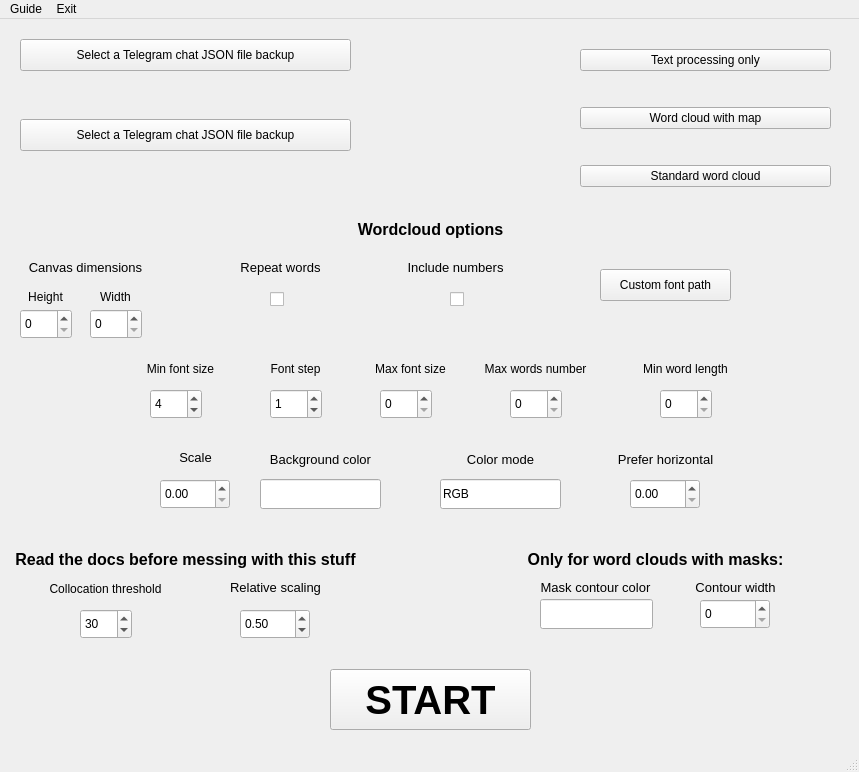
<?xml version="1.0" encoding="UTF-8"?>
<ui version="4.0">
 <class>MainWindow</class>
 <widget class="QMainWindow" name="MainWindow">
  <property name="geometry">
   <rect>
    <x>0</x>
    <y>0</y>
    <width>859</width>
    <height>772</height>
   </rect>
  </property>
  <property name="windowTitle">
   <string>Telegram chat word cloud generator</string>
  </property>
  <widget class="QWidget" name="centralwidget">
   <widget class="QPushButton" name="pushButton_json">
    <property name="geometry">
     <rect>
      <x>20</x>
      <y>20</y>
      <width>331</width>
      <height>32</height>
     </rect>
    </property>
    <property name="text">
     <string>Select a Telegram chat JSON file backup</string>
    </property>
   </widget>
   <widget class="QLabel" name="label_json">
    <property name="geometry">
     <rect>
      <x>20</x>
      <y>60</y>
      <width>501</width>
      <height>21</height>
     </rect>
    </property>
    <property name="text">
     <string/>
    </property>
   </widget>
   <widget class="QPushButton" name="pushButton_stopwords">
    <property name="geometry">
     <rect>
      <x>20</x>
      <y>100</y>
      <width>331</width>
      <height>32</height>
     </rect>
    </property>
    <property name="text">
     <string>Select a Telegram chat JSON file backup</string>
    </property>
   </widget>
   <widget class="QLabel" name="label_stopwords">
    <property name="geometry">
     <rect>
      <x>20</x>
      <y>140</y>
      <width>511</width>
      <height>21</height>
     </rect>
    </property>
    <property name="text">
     <string/>
    </property>
   </widget>
   <widget class="QLabel" name="label">
    <property name="geometry">
     <rect>
      <x>20</x>
      <y>200</y>
      <width>821</width>
      <height>20</height>
     </rect>
    </property>
    <property name="font">
     <font>
      <pointsize>12</pointsize>
      <weight>75</weight>
      <bold>true</bold>
     </font>
    </property>
    <property name="layoutDirection">
     <enum>Qt::LeftToRight</enum>
    </property>
    <property name="autoFillBackground">
     <bool>false</bool>
    </property>
    <property name="text">
     <string>Wordcloud options</string>
    </property>
    <property name="alignment">
     <set>Qt::AlignCenter</set>
    </property>
   </widget>
   <widget class="QPushButton" name="pushButton_font">
    <property name="geometry">
     <rect>
      <x>600</x>
      <y>250</y>
      <width>131</width>
      <height>32</height>
     </rect>
    </property>
    <property name="contextMenuPolicy">
     <enum>Qt::PreventContextMenu</enum>
    </property>
    <property name="toolTip">
     <string/>
    </property>
    <property name="statusTip">
     <string>Choose a custom font (OTF or TTF files only).</string>
    </property>
    <property name="whatsThis">
     <string/>
    </property>
    <property name="accessibleDescription">
     <string/>
    </property>
    <property name="text">
     <string>Custom font path</string>
    </property>
   </widget>
   <widget class="QLabel" name="label_2">
    <property name="geometry">
     <rect>
      <x>10</x>
      <y>240</y>
      <width>151</width>
      <height>16</height>
     </rect>
    </property>
    <property name="font">
     <font>
      <pointsize>10</pointsize>
     </font>
    </property>
    <property name="text">
     <string>Canvas dimensions</string>
    </property>
    <property name="alignment">
     <set>Qt::AlignCenter</set>
    </property>
   </widget>
   <widget class="QLabel" name="label_3">
    <property name="geometry">
     <rect>
      <x>20</x>
      <y>270</y>
      <width>51</width>
      <height>16</height>
     </rect>
    </property>
    <property name="text">
     <string>Height</string>
    </property>
    <property name="alignment">
     <set>Qt::AlignCenter</set>
    </property>
   </widget>
   <widget class="QLabel" name="label_4">
    <property name="geometry">
     <rect>
      <x>90</x>
      <y>270</y>
      <width>51</width>
      <height>16</height>
     </rect>
    </property>
    <property name="text">
     <string>Width</string>
    </property>
    <property name="alignment">
     <set>Qt::AlignCenter</set>
    </property>
   </widget>
   <widget class="QSpinBox" name="spinBox_height">
    <property name="geometry">
     <rect>
      <x>20</x>
      <y>290</y>
      <width>52</width>
      <height>30</height>
     </rect>
    </property>
   </widget>
   <widget class="QSpinBox" name="spinBox_width">
    <property name="geometry">
     <rect>
      <x>90</x>
      <y>290</y>
      <width>52</width>
      <height>30</height>
     </rect>
    </property>
   </widget>
   <widget class="QLabel" name="label_5">
    <property name="geometry">
     <rect>
      <x>590</x>
      <y>430</y>
      <width>151</width>
      <height>20</height>
     </rect>
    </property>
    <property name="font">
     <font>
      <pointsize>10</pointsize>
     </font>
    </property>
    <property name="text">
     <string>Prefer horizontal</string>
    </property>
    <property name="alignment">
     <set>Qt::AlignCenter</set>
    </property>
   </widget>
   <widget class="QDoubleSpinBox" name="doubleSpinBox_horizontal">
    <property name="geometry">
     <rect>
      <x>630</x>
      <y>460</y>
      <width>70</width>
      <height>30</height>
     </rect>
    </property>
    <property name="toolTip">
     <string>The ratio of times to try horizontal fitting as opposed to vertical.</string>
    </property>
    <property name="statusTip">
     <string>The ratio of times to try horizontal fitting as opposed to vertical.</string>
    </property>
   </widget>
   <widget class="QSpinBox" name="spinBox_contour">
    <property name="geometry">
     <rect>
      <x>700</x>
      <y>580</y>
      <width>70</width>
      <height>30</height>
     </rect>
    </property>
    <property name="toolTip">
     <string>The ratio of times to try horizontal fitting as opposed to vertical.</string>
    </property>
    <property name="statusTip">
     <string>The ratio of times to try horizontal fitting as opposed to vertical.</string>
    </property>
   </widget>
   <widget class="QLabel" name="label_6">
    <property name="geometry">
     <rect>
      <x>660</x>
      <y>560</y>
      <width>151</width>
      <height>16</height>
     </rect>
    </property>
    <property name="font">
     <font>
      <pointsize>10</pointsize>
     </font>
    </property>
    <property name="text">
     <string>Contour width</string>
    </property>
    <property name="alignment">
     <set>Qt::AlignCenter</set>
    </property>
   </widget>
   <widget class="QLabel" name="label_7">
    <property name="geometry">
     <rect>
      <x>520</x>
      <y>560</y>
      <width>151</width>
      <height>16</height>
     </rect>
    </property>
    <property name="font">
     <font>
      <pointsize>10</pointsize>
     </font>
    </property>
    <property name="text">
     <string>Mask contour color</string>
    </property>
    <property name="alignment">
     <set>Qt::AlignCenter</set>
    </property>
   </widget>
   <widget class="QLineEdit" name="lineEdit_cont_color">
    <property name="geometry">
     <rect>
      <x>540</x>
      <y>580</y>
      <width>113</width>
      <height>30</height>
     </rect>
    </property>
    <property name="statusTip">
     <string>Mask contour color</string>
    </property>
    <property name="text">
     <string/>
    </property>
   </widget>
   <widget class="QDoubleSpinBox" name="doubleSpinBox_scale">
    <property name="geometry">
     <rect>
      <x>160</x>
      <y>460</y>
      <width>70</width>
      <height>30</height>
     </rect>
    </property>
    <property name="toolTip">
     <string>The ratio of times to try horizontal fitting as opposed to vertical.</string>
    </property>
    <property name="statusTip">
     <string>Scaling between computation and drawing.</string>
    </property>
   </widget>
   <widget class="QLabel" name="label_8">
    <property name="geometry">
     <rect>
      <x>120</x>
      <y>430</y>
      <width>151</width>
      <height>16</height>
     </rect>
    </property>
    <property name="font">
     <font>
      <pointsize>10</pointsize>
     </font>
    </property>
    <property name="text">
     <string>Scale</string>
    </property>
    <property name="alignment">
     <set>Qt::AlignCenter</set>
    </property>
   </widget>
   <widget class="QLabel" name="label_10">
    <property name="geometry">
     <rect>
      <x>250</x>
      <y>340</y>
      <width>91</width>
      <height>20</height>
     </rect>
    </property>
    <property name="text">
     <string>Font step</string>
    </property>
    <property name="alignment">
     <set>Qt::AlignCenter</set>
    </property>
   </widget>
   <widget class="QSpinBox" name="spinBox_font_step">
    <property name="geometry">
     <rect>
      <x>270</x>
      <y>370</y>
      <width>52</width>
      <height>30</height>
     </rect>
    </property>
    <property name="statusTip">
     <string>Step size for the font.</string>
    </property>
    <property name="value">
     <number>1</number>
    </property>
   </widget>
   <widget class="QLabel" name="label_12">
    <property name="geometry">
     <rect>
      <x>140</x>
      <y>340</y>
      <width>81</width>
      <height>20</height>
     </rect>
    </property>
    <property name="text">
     <string>Min font size</string>
    </property>
    <property name="alignment">
     <set>Qt::AlignCenter</set>
    </property>
   </widget>
   <widget class="QSpinBox" name="spinBox_min_font">
    <property name="geometry">
     <rect>
      <x>150</x>
      <y>370</y>
      <width>52</width>
      <height>30</height>
     </rect>
    </property>
    <property name="statusTip">
     <string>Smallest font size to use.</string>
    </property>
    <property name="value">
     <number>4</number>
    </property>
   </widget>
   <widget class="QLabel" name="label_11">
    <property name="geometry">
     <rect>
      <x>370</x>
      <y>340</y>
      <width>81</width>
      <height>20</height>
     </rect>
    </property>
    <property name="text">
     <string>Max font size</string>
    </property>
    <property name="alignment">
     <set>Qt::AlignCenter</set>
    </property>
   </widget>
   <widget class="QSpinBox" name="spinBox_max_font">
    <property name="geometry">
     <rect>
      <x>380</x>
      <y>370</y>
      <width>52</width>
      <height>30</height>
     </rect>
    </property>
    <property name="statusTip">
     <string>Maximum font size for the largest word.</string>
    </property>
   </widget>
   <widget class="QSpinBox" name="spinBox_max_words">
    <property name="geometry">
     <rect>
      <x>510</x>
      <y>370</y>
      <width>52</width>
      <height>30</height>
     </rect>
    </property>
    <property name="statusTip">
     <string>The maximum number of words</string>
    </property>
   </widget>
   <widget class="QLabel" name="label_13">
    <property name="geometry">
     <rect>
      <x>470</x>
      <y>340</y>
      <width>131</width>
      <height>20</height>
     </rect>
    </property>
    <property name="text">
     <string>Max words number</string>
    </property>
    <property name="alignment">
     <set>Qt::AlignCenter</set>
    </property>
   </widget>
   <widget class="QLabel" name="label_9">
    <property name="geometry">
     <rect>
      <x>260</x>
      <y>430</y>
      <width>121</width>
      <height>20</height>
     </rect>
    </property>
    <property name="font">
     <font>
      <pointsize>10</pointsize>
     </font>
    </property>
    <property name="text">
     <string>Background color</string>
    </property>
    <property name="alignment">
     <set>Qt::AlignCenter</set>
    </property>
   </widget>
   <widget class="QLineEdit" name="lineEdit_back_color">
    <property name="geometry">
     <rect>
      <x>260</x>
      <y>460</y>
      <width>121</width>
      <height>30</height>
     </rect>
    </property>
    <property name="statusTip">
     <string>Background color for the word cloud image.</string>
    </property>
    <property name="text">
     <string/>
    </property>
   </widget>
   <widget class="QLabel" name="label_14">
    <property name="geometry">
     <rect>
      <x>440</x>
      <y>430</y>
      <width>121</width>
      <height>20</height>
     </rect>
    </property>
    <property name="font">
     <font>
      <pointsize>10</pointsize>
     </font>
    </property>
    <property name="statusTip">
     <string>Transparent background will be generated when mode is &quot;RGBA&quot; and background_color is None.</string>
    </property>
    <property name="text">
     <string>Color mode</string>
    </property>
    <property name="alignment">
     <set>Qt::AlignCenter</set>
    </property>
   </widget>
   <widget class="QLineEdit" name="lineEdit_color_mode">
    <property name="geometry">
     <rect>
      <x>440</x>
      <y>460</y>
      <width>121</width>
      <height>30</height>
     </rect>
    </property>
    <property name="statusTip">
     <string>Transparent background will be generated when mode is &quot;RGBA&quot; and background_color is None.</string>
    </property>
    <property name="text">
     <string>RGB</string>
    </property>
   </widget>
   <widget class="QDoubleSpinBox" name="doubleSpinBox_relative_scale">
    <property name="geometry">
     <rect>
      <x>240</x>
      <y>590</y>
      <width>70</width>
      <height>30</height>
     </rect>
    </property>
    <property name="toolTip">
     <string>The ratio of times to try horizontal fitting as opposed to vertical.</string>
    </property>
    <property name="statusTip">
     <string>Scaling between computation and drawing.</string>
    </property>
    <property name="value">
     <double>0.500000000000000</double>
    </property>
   </widget>
   <widget class="QLabel" name="label_15">
    <property name="geometry">
     <rect>
      <x>200</x>
      <y>560</y>
      <width>151</width>
      <height>16</height>
     </rect>
    </property>
    <property name="font">
     <font>
      <pointsize>10</pointsize>
     </font>
    </property>
    <property name="text">
     <string>Relative scaling</string>
    </property>
    <property name="alignment">
     <set>Qt::AlignCenter</set>
    </property>
   </widget>
   <widget class="QLabel" name="label_16">
    <property name="geometry">
     <rect>
      <x>230</x>
      <y>240</y>
      <width>101</width>
      <height>16</height>
     </rect>
    </property>
    <property name="font">
     <font>
      <pointsize>10</pointsize>
     </font>
    </property>
    <property name="text">
     <string>Repeat words</string>
    </property>
    <property name="alignment">
     <set>Qt::AlignCenter</set>
    </property>
   </widget>
   <widget class="QCheckBox" name="checkBox_repeat">
    <property name="geometry">
     <rect>
      <x>270</x>
      <y>270</y>
      <width>21</width>
      <height>20</height>
     </rect>
    </property>
    <property name="statusTip">
     <string>Whether to repeat words and phrases until max words or min font size is reached.</string>
    </property>
    <property name="text">
     <string/>
    </property>
   </widget>
   <widget class="QLabel" name="label_17">
    <property name="geometry">
     <rect>
      <x>380</x>
      <y>240</y>
      <width>151</width>
      <height>16</height>
     </rect>
    </property>
    <property name="font">
     <font>
      <pointsize>10</pointsize>
     </font>
    </property>
    <property name="text">
     <string>Include numbers</string>
    </property>
    <property name="alignment">
     <set>Qt::AlignCenter</set>
    </property>
   </widget>
   <widget class="QCheckBox" name="checkBox_num">
    <property name="geometry">
     <rect>
      <x>450</x>
      <y>270</y>
      <width>21</width>
      <height>20</height>
     </rect>
    </property>
    <property name="statusTip">
     <string>Whether to repeat words and phrases until max words or min font size is reached.</string>
    </property>
    <property name="text">
     <string/>
    </property>
   </widget>
   <widget class="QLabel" name="label_18">
    <property name="geometry">
     <rect>
      <x>620</x>
      <y>340</y>
      <width>131</width>
      <height>20</height>
     </rect>
    </property>
    <property name="text">
     <string>Min word length</string>
    </property>
    <property name="alignment">
     <set>Qt::AlignCenter</set>
    </property>
   </widget>
   <widget class="QSpinBox" name="spinBox_min_word_length">
    <property name="geometry">
     <rect>
      <x>660</x>
      <y>370</y>
      <width>52</width>
      <height>30</height>
     </rect>
    </property>
    <property name="statusTip">
     <string>Minimum number of letters a word must have to be included.</string>
    </property>
   </widget>
   <widget class="QSpinBox" name="spinBox_collocation">
    <property name="geometry">
     <rect>
      <x>80</x>
      <y>590</y>
      <width>52</width>
      <height>30</height>
     </rect>
    </property>
    <property name="statusTip">
     <string>Bigrams must have a Dunning likelihood collocation score greater than this parameter to be counted as bigrams.</string>
    </property>
    <property name="value">
     <number>30</number>
    </property>
   </widget>
   <widget class="QLabel" name="label_19">
    <property name="geometry">
     <rect>
      <x>40</x>
      <y>560</y>
      <width>131</width>
      <height>20</height>
     </rect>
    </property>
    <property name="text">
     <string>Collocation threshold</string>
    </property>
    <property name="alignment">
     <set>Qt::AlignCenter</set>
    </property>
   </widget>
   <widget class="QLabel" name="label_20">
    <property name="geometry">
     <rect>
      <x>10</x>
      <y>530</y>
      <width>351</width>
      <height>20</height>
     </rect>
    </property>
    <property name="font">
     <font>
      <pointsize>12</pointsize>
      <weight>75</weight>
      <bold>true</bold>
     </font>
    </property>
    <property name="layoutDirection">
     <enum>Qt::LeftToRight</enum>
    </property>
    <property name="autoFillBackground">
     <bool>false</bool>
    </property>
    <property name="text">
     <string>Read the docs before messing with this stuff</string>
    </property>
    <property name="alignment">
     <set>Qt::AlignCenter</set>
    </property>
   </widget>
   <widget class="QLabel" name="label_21">
    <property name="geometry">
     <rect>
      <x>480</x>
      <y>530</y>
      <width>351</width>
      <height>20</height>
     </rect>
    </property>
    <property name="font">
     <font>
      <pointsize>12</pointsize>
      <weight>75</weight>
      <bold>true</bold>
     </font>
    </property>
    <property name="layoutDirection">
     <enum>Qt::LeftToRight</enum>
    </property>
    <property name="autoFillBackground">
     <bool>false</bool>
    </property>
    <property name="text">
     <string>Only for word clouds with masks:</string>
    </property>
    <property name="alignment">
     <set>Qt::AlignCenter</set>
    </property>
   </widget>
   <widget class="QPushButton" name="pushButton_start">
    <property name="geometry">
     <rect>
      <x>330</x>
      <y>650</y>
      <width>201</width>
      <height>61</height>
     </rect>
    </property>
    <property name="font">
     <font>
      <pointsize>30</pointsize>
      <weight>75</weight>
      <bold>true</bold>
     </font>
    </property>
    <property name="text">
     <string>START</string>
    </property>
   </widget>
   <widget class="QWidget" name="">
    <property name="geometry">
     <rect>
      <x>580</x>
      <y>0</y>
      <width>251</width>
      <height>201</height>
     </rect>
    </property>
    <layout class="QVBoxLayout" name="verticalLayout">
     <item>
      <widget class="QPushButton" name="pushButton_map">
       <property name="text">
        <string>Text processing only</string>
       </property>
       <property name="checkable">
        <bool>true</bool>
       </property>
       <property name="autoExclusive">
        <bool>false</bool>
       </property>
       <attribute name="buttonGroup">
        <string notr="true">buttonGroup</string>
       </attribute>
      </widget>
     </item>
     <item>
      <widget class="QPushButton" name="pushButton_2">
       <property name="text">
        <string>Word cloud with map</string>
       </property>
       <property name="checkable">
        <bool>true</bool>
       </property>
       <attribute name="buttonGroup">
        <string notr="true">buttonGroup</string>
       </attribute>
      </widget>
     </item>
     <item>
      <widget class="QPushButton" name="pushButton_textonly">
       <property name="text">
        <string>Standard word cloud</string>
       </property>
       <property name="checkable">
        <bool>true</bool>
       </property>
       <attribute name="buttonGroup">
        <string notr="true">buttonGroup</string>
       </attribute>
      </widget>
     </item>
    </layout>
   </widget>
  </widget>
  <widget class="QMenuBar" name="menubar">
   <property name="geometry">
    <rect>
     <x>0</x>
     <y>0</y>
     <width>859</width>
     <height>28</height>
    </rect>
   </property>
   <widget class="QMenu" name="menuGuide">
    <property name="title">
     <string>Guide</string>
    </property>
   </widget>
   <widget class="QMenu" name="menuExit">
    <property name="title">
     <string>Exit</string>
    </property>
   </widget>
   <addaction name="menuGuide"/>
   <addaction name="menuExit"/>
  </widget>
  <widget class="QStatusBar" name="statusbar"/>
 </widget>
 <resources/>
 <connections/>
 <buttongroups>
  <buttongroup name="buttonGroup"/>
 </buttongroups>
</ui>
